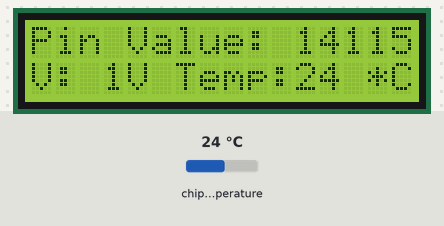
Bench run of a program on a simulated Raspberry Pi Pico running MicroPython. On the bench: 16×2 character LCD. The test bench sets the inputs (shaded band); at power-on: chip temperature 24 °C.

Above: at 1.2 s.
1.3 s: chip temperature set to 1 °C
At 2.8 s:
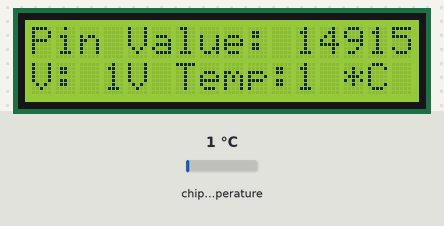
4.3 s: chip temperature set to 11 °C
At 6.0 s:
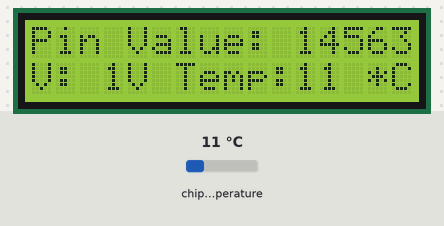
7.3 s: chip temperature set to 22 °C
At 8.1 s:
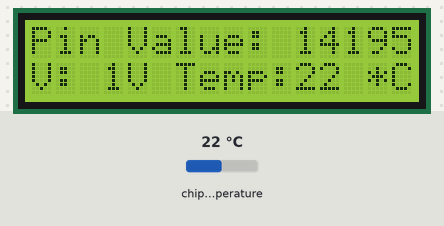
Timing chart, 0 to 10.3 s (numbered marks = the images above; inputs shaded):
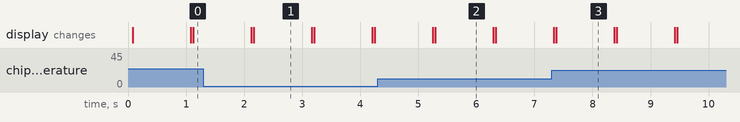

Measured:
- after the input at 1.3 s, the display: first differs from a run without the input after 0.86 s (image 1)
- after the input at 4.3 s, the display: first differs from a run without the input after 0.99 s (image 2)
- after the input at 7.3 s, the display: first differs from a run without the input after 0.08 s (image 3)
- what the display in image 1 shows lasts 1.0 s, from 2.2 s to 3.2 s

The program:

On_Board_Temperature_Sensor.py
```python
from machine import I2C, Pin
from pico_i2c_lcd import I2cLcd
import utime

i2c = I2C(0, sda=Pin(8), scl=Pin(9), freq=400000)

I2C_ADDR = i2c.scan()[0]
lcd = I2cLcd(i2c, I2C_ADDR, 2, 16)

delay = 1

TempSensor = machine.ADC(4)
conversion_factor = 3.3 / 65535

while True:

    voltage = TempSensor.read_u16() * conversion_factor
    temperature = 27 - (voltage - 0.706) / 0.001721

    lcd.move_to(0, 0)
    lcd.putstr("Pin Value: " + "{:.0f}".format(TempSensor.read_u16()))

    lcd.move_to(0, 1)
    lcd.putstr("V: " + "{:.0f}V".format(voltage) + " Temp:" + "{:.0f} *C".format(temperature))

    utime.sleep(delay)
    lcd.clear()
```
